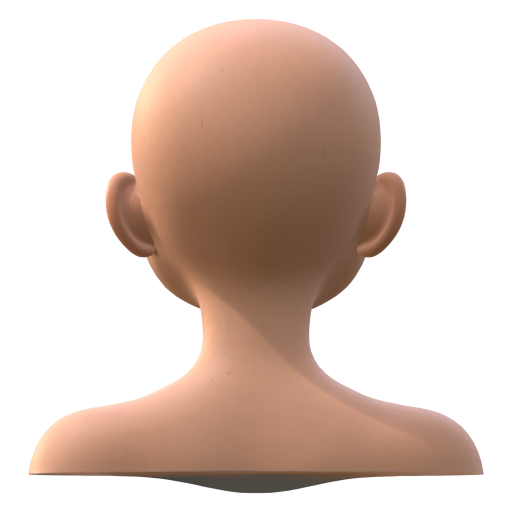
#> input picture art/references/character1_v2_bald_clean/raw/ref__ref_back.png, 1024 x 1024 px (shown at 1/2 size); its folder holds only this picture in this run
$ python build_standees.py ../art/references/character1_v2_bald_clean/raw/ref__ref_back.png
#> lines starting #> are read from the running program, lines starting #| are printed output that depends on the picture; after the words box and inside, x2 and y2 are one past the last pixel; in counts of white or black regions, pixels touching at a corner belong together
"""Background-free dialogue illustrations ("standees") from flat-colour generations.

GPT Image 2 on Scenario cannot return a transparent background, so each villager is
generated on one flat colour (magenta #FF00FF unless noted) and keyed out here:

  output/standees-20261006/raw/<id>_<mood>.png   (Scenario downloads, mood: neutral|happy|curious)
  -> game/assets/portraits/standee/<id>.png            (neutral)
     game/assets/portraits/standee/<id>_<mood>.png     (other moods)

The key estimates the backdrop from the border, turns colour distance into a soft
alpha, un-mixes the backdrop from edge pixels (no magenta fringe), keeps the figure's
connected body and trims to a common framing: every standee is scaled so the figure
is FIGURE_HEIGHT tall on a CANVAS with the same headroom, which keeps the four
villagers' heads the same size in the dialogue window. Art stays local (gitignored).

    .tools/art-venv/Scripts/python.exe tools/build_standees.py
"""
from __future__ import annotations

import sys
from pathlib import Path

import cv2
import numpy as np
from PIL import Image

ROOT = Path(__file__).resolve().parents[1]
RAW = ROOT / "output" / "standees-20261006" / "raw"
OUT = ROOT / "game" / "assets" / "portraits" / "standee"
CANVAS = (720, 960)
FIGURE_HEIGHT = 900   # top of the hair to the bottom crop
NEAR, FAR = 0.10, 0.24  # colour distance (0..~1.7) where alpha ramps from 0 to 1


def backdrop(rgb: np.ndarray) -> np.ndarray:
    """Median colour of a 6 px border ring."""
    h, w, _ = rgb.shape
    ring = np.concatenate([rgb[:6].reshape(-1, 3), rgb[-6:].reshape(-1, 3), rgb[:, :6].reshape(-1, 3), rgb[:, -6:].reshape(-1, 3)])
    return np.median(ring, axis=0)


def key(rgb: np.ndarray, figure: bool = True) -> np.ndarray:
    """RGBA float image with the flat backdrop removed (figure=False keeps every piece of a sheet)."""
    bg = backdrop(rgb)
    dist = np.sqrt(((rgb - bg[None, None, :]) ** 2).sum(-1))
    alpha = np.clip((dist - NEAR) / (FAR - NEAR), 0, 1)
    # How much of the backdrop's hue a pixel carries (magenta pockets between hair strands):
    # the backdrop's strong channels above its weak ones (magenta: min(R,B) - G), so a red
    # or a purple that lacks one of the strong channels does not count as spill.
    strong, weak = bg > 0.5, bg <= 0.5
    spill = rgb[..., strong].min(-1) - rgb[..., weak].max(-1)
    # Keep the figure: the biggest connected solid region plus big separate parts.
    solid_mask = (alpha > 0.5).astype(np.uint8)
    count, labels, stats, _ = cv2.connectedComponentsWithStats(solid_mask, 8)
    if figure and count > 1:
        biggest = 1 + int(np.argmax(stats[1:, cv2.CC_STAT_AREA]))
        keep = (labels == biggest).astype(np.uint8)
        for index in range(1, count):
            if index != biggest and stats[index, cv2.CC_STAT_AREA] > 2500: keep[labels == index] = 1
        alpha = alpha * cv2.dilate(keep, np.ones((9, 9), np.uint8))
    # Solid figure pixels: far from the backdrop and not tinted by it.
    solid = ((alpha > 0.95) & (spill < 0.15)).astype(np.float32)
    # Local figure colour next to each pixel (the dark outline at edges).
    weight = cv2.GaussianBlur(solid, (0, 0), 2.0)[..., None]
    near = cv2.GaussianBlur(rgb * solid[..., None], (0, 0), 2.0) / np.maximum(weight, 1e-4)
    # Coverage of mixed pixels: where C sits on the line from the backdrop B to the
    # figure colour F, C = a*F + (1-a)*B.
    span = near - bg[None, None, :]
    coverage = ((rgb - bg[None, None, :]) * span).sum(-1) / np.maximum((span ** 2).sum(-1), 1e-3)
    coverage = np.clip(coverage, 0, 1) * (weight[..., 0] > 0.02)
    mixed = solid < 1
    alpha = np.where(mixed, np.minimum(alpha, coverage), 1.0)
    fore = np.where(mixed[..., None], near, rgb)
    alpha = np.clip((alpha - 0.15) / 0.85, 0, 1)
    alpha = cv2.GaussianBlur(alpha.astype(np.float32), (0, 0), 0.5)
    return np.dstack([fore, alpha])


def frame(rgba: np.ndarray) -> Image.Image:
    """Scale the figure to FIGURE_HEIGHT and place it bottom-centred on CANVAS."""
    alpha = rgba[..., 3]
    ys, xs = np.nonzero(alpha > 0.3)
    top, bottom = ys.min(), ys.max()
    left, right = xs.min(), xs.max()
    image = Image.fromarray((np.clip(rgba, 0, 1) * 255 + 0.5).astype(np.uint8), "RGBA").crop((left, top, right + 1, bottom + 1))
    scale = FIGURE_HEIGHT / image.height
    image = image.resize((round(image.width * scale), FIGURE_HEIGHT), Image.Resampling.LANCZOS)
    if image.width > CANVAS[0]:
        trim = (image.width - CANVAS[0]) // 2
        image = image.crop((trim, 0, trim + CANVAS[0], image.height))
    canvas = Image.new("RGBA", CANVAS, (0, 0, 0, 0))
    canvas.paste(image, ((CANVAS[0] - image.width) // 2, CANVAS[1] - image.height), image)
    return canvas


def build(path: Path) -> Path:
    rgb = np.asarray(Image.open(path).convert("RGB"), np.float32) / 255.0
    standee = frame(key(rgb))
    ident, _, mood = path.stem.partition("_")
    target = OUT / (f"{ident}.png" if mood in ("", "neutral") else f"{ident}_{mood}.png")
    OUT.mkdir(parents=True, exist_ok=True)
    standee.save(target, optimize=True)
    return target


def main() -> None:
    sources = [Path(p) for p in sys.argv[1:]] or sorted(RAW.glob("*.png"))
    if not sources:
        raise SystemExit(f"no generations in {RAW}")
    for path in sources:
        print("standee", build(path))
#> in build, `rgb = np.asarray(Image.open(path).convert("RGB"), np.float32) / 255.0`:
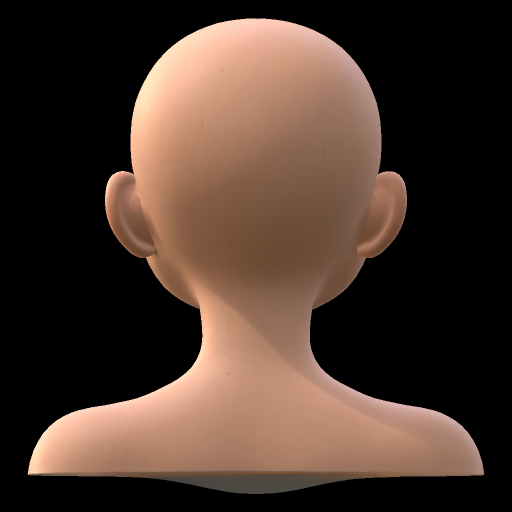
#> rgb: shape (1024, 1024, 3) float32 (shown at 1/2 size); mean R, G, B 0.288, 0.215, 0.176
#> in key, `bg = backdrop(rgb)`: bg = [0, 0, 0]
#> in key, `dist = np.sqrt(((rgb - bg[None, None, :]) ** 2).sum(-1))`:
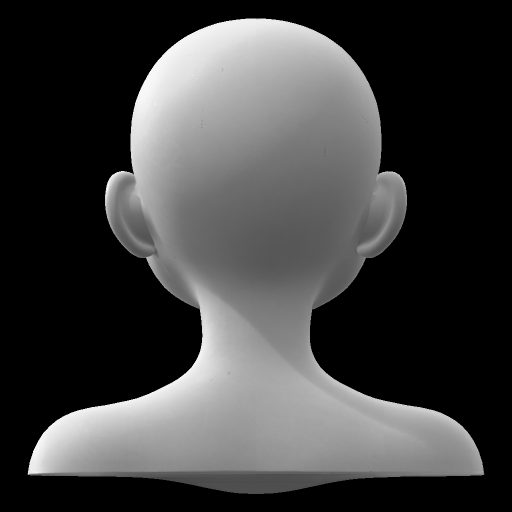
#> dist: shape (1024, 1024) float32 (shown at 1/2 size); min 0, max 1.59, mean 0.401; drawn with min black and max white
#> in key, `alpha = np.clip((dist - NEAR) / (FAR - NEAR), 0, 1)`:
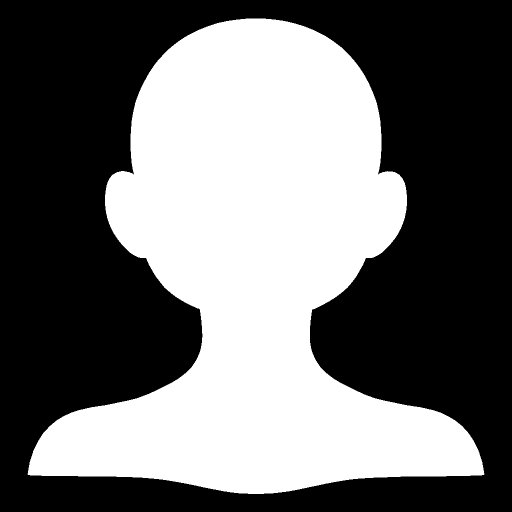
#> alpha: shape (1024, 1024) float32 (shown at 1/2 size); values 0 (black) and 1 (white), 42.9% white; 1 white region, box (x1, y1, x2, y2) and area: (55, 37, 969, 988) 450298
#> in key, `strong, weak = bg > 0.5, bg <= 0.5`: strong = [False, False, False]; weak = [True, True, True]


if __name__ == "__main__":
#> (the run stopped early here; a loop or call above may not have finished)

$ run again, on art/references/character1_v2_bald_clean/raw/ref__ref_front.png
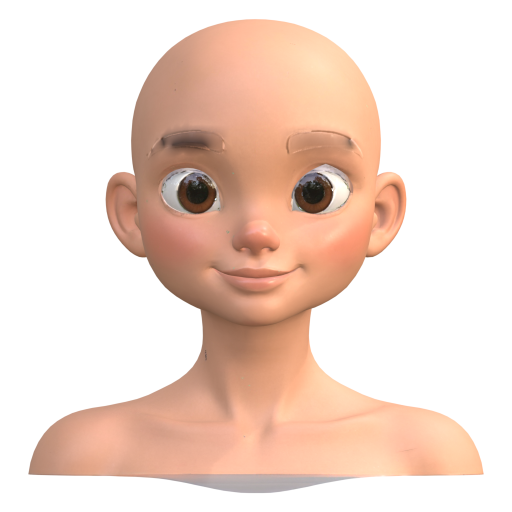
#> input picture art/references/character1_v2_bald_clean/raw/ref__ref_front.png, 1024 x 1024 px (shown at 1/2 size)
#> in build, `rgb = np.asarray(Image.open(path).convert("RGB"), np.float32) / 255.0`:
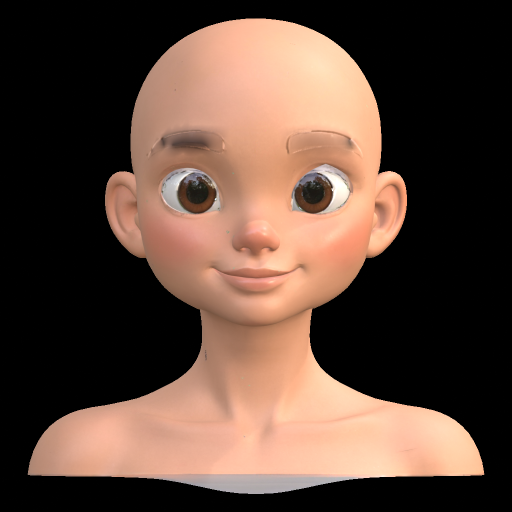
#> rgb: shape (1024, 1024, 3) float32 (shown at 1/2 size); mean R, G, B 0.369, 0.277, 0.23
#> bg = [0, 0, 0]
#> in key, `alpha = np.clip((dist - NEAR) / (FAR - NEAR), 0, 1)`:
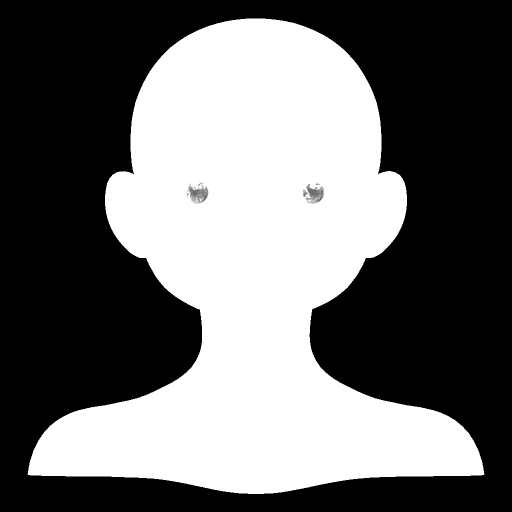
#> alpha: shape (1024, 1024) float32 (shown at 1/2 size); min 0, max 1, mean 0.429
#> strong = [False, False, False]; weak = [True, True, True]

$ run again, on art/references/character1_v2_bald_clean/raw/ref__ref_left.png
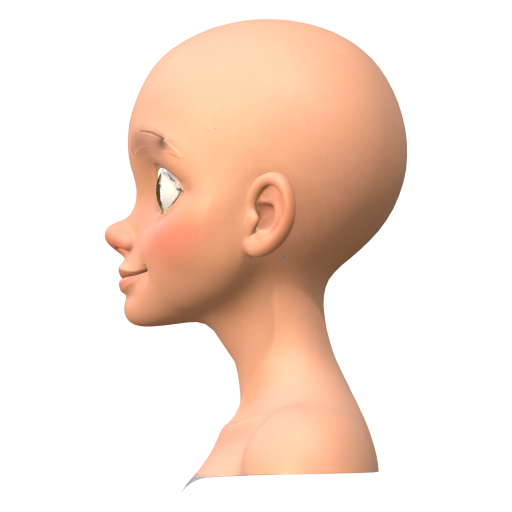
#> input picture art/references/character1_v2_bald_clean/raw/ref__ref_left.png, 1024 x 1024 px (shown at 1/2 size)
#> in build, `rgb = np.asarray(Image.open(path).convert("RGB"), np.float32) / 255.0`:
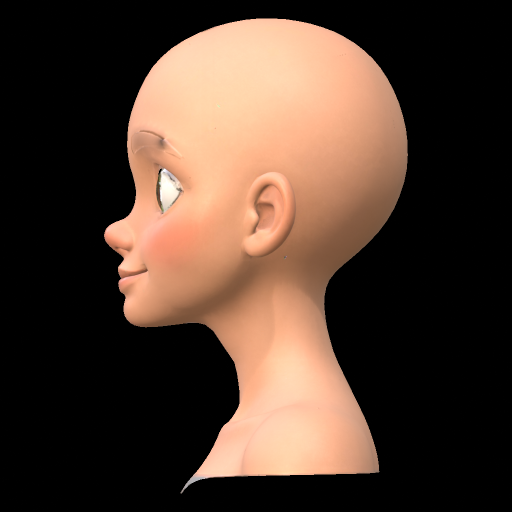
#> rgb: shape (1024, 1024, 3) float32 (shown at 1/2 size); mean R, G, B 0.312, 0.233, 0.184
#> bg = [0, 0, 0]
#> in key, `alpha = np.clip((dist - NEAR) / (FAR - NEAR), 0, 1)`:
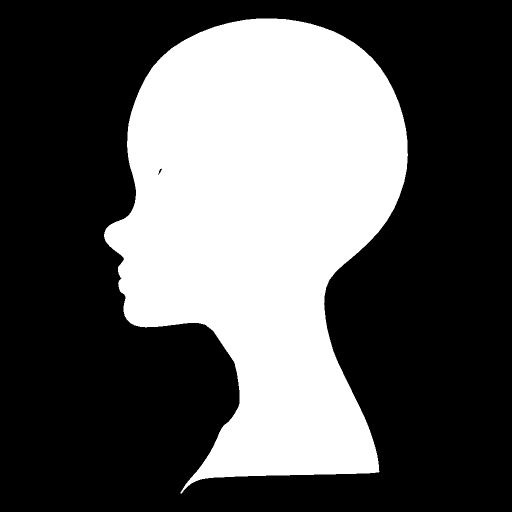
#> alpha: shape (1024, 1024) float32 (shown at 1/2 size); values 0 (black) and 1 (white), 35.2% white; 1 white region, box (x1, y1, x2, y2) and area: (208, 37, 816, 987) 369013
#> strong = [False, False, False]; weak = [True, True, True]

$ run again, on art/references/character1_v2_bald_clean/raw/ref__ref_right.png
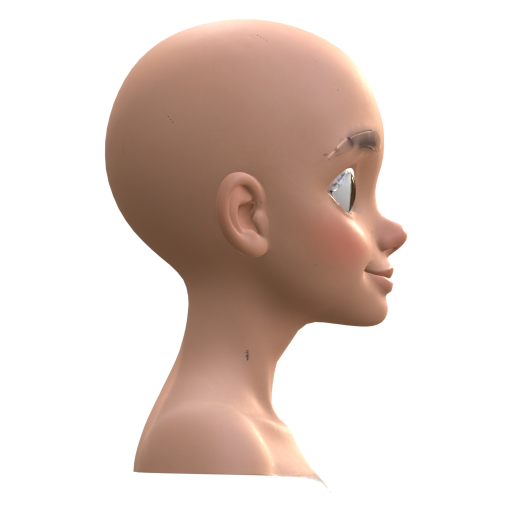
#> input picture art/references/character1_v2_bald_clean/raw/ref__ref_right.png, 1024 x 1024 px (shown at 1/2 size)
#> in build, `rgb = np.asarray(Image.open(path).convert("RGB"), np.float32) / 255.0`:
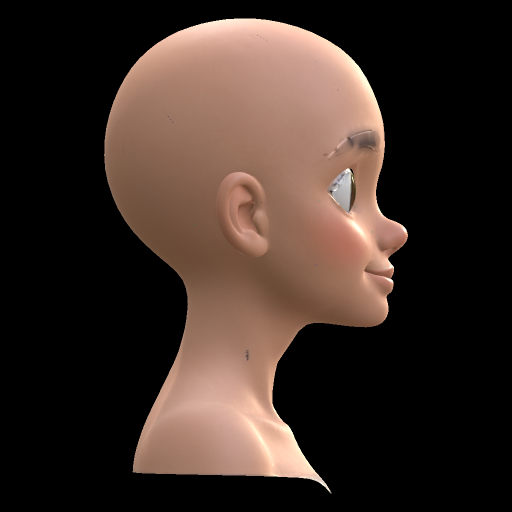
#> rgb: shape (1024, 1024, 3) float32 (shown at 1/2 size); mean R, G, B 0.234, 0.178, 0.151
#> bg = [0, 0, 0]
#> in key, `alpha = np.clip((dist - NEAR) / (FAR - NEAR), 0, 1)`:
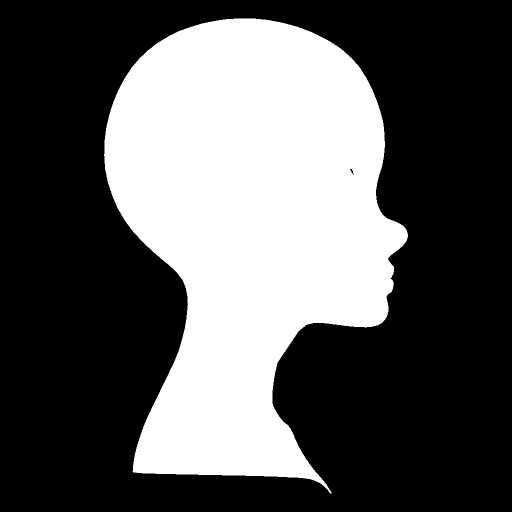
#> alpha: shape (1024, 1024) float32 (shown at 1/2 size); min 0, max 1, mean 0.352
#> strong = [False, False, False]; weak = [True, True, True]
